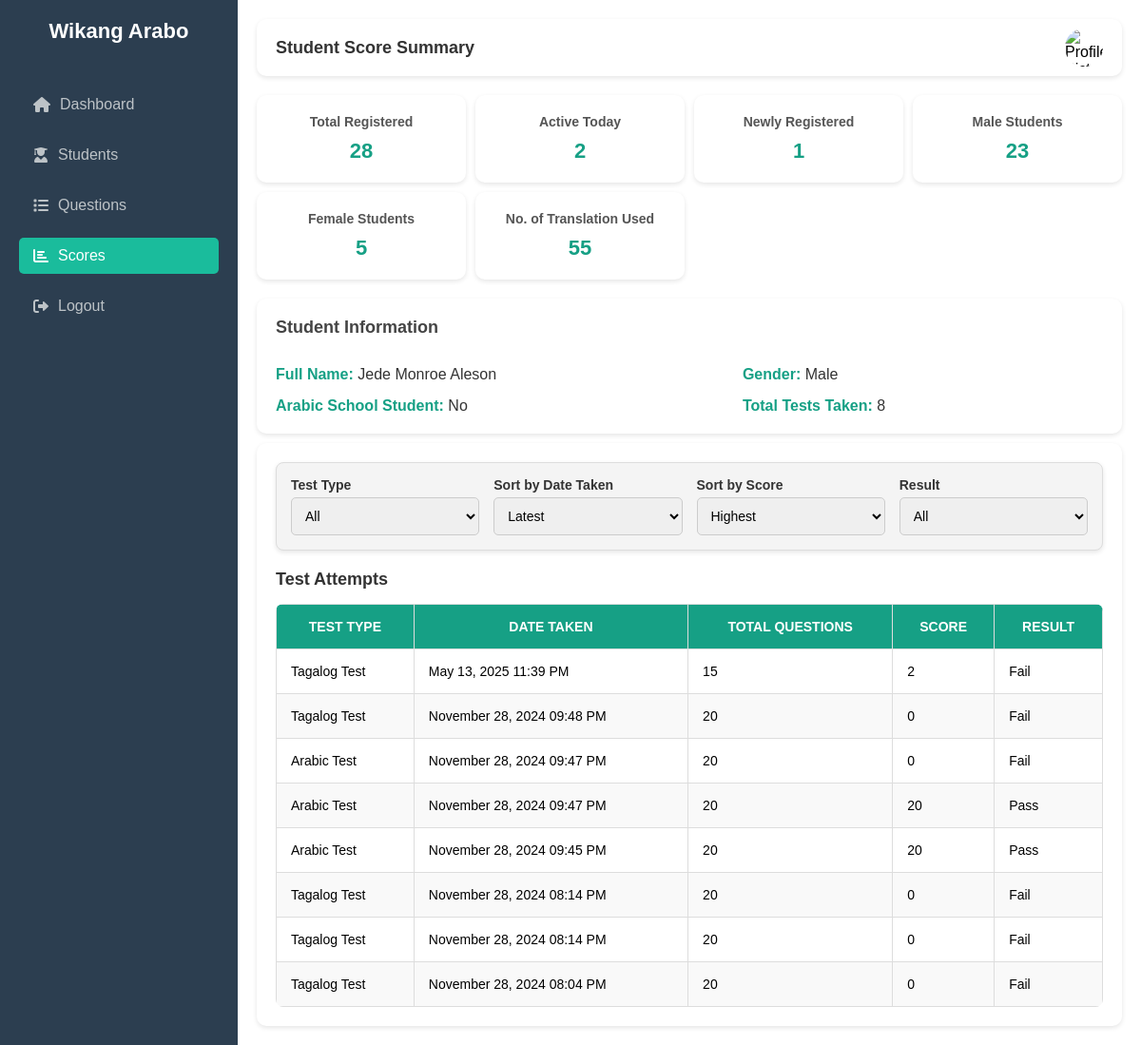
Screenshot of /view_user_tests/27/ (signed in) with the database file from the repository.
### tagarab_translate/models.py (models this page shows, shortened)
class UserProfile(models.Model):
    user = models.OneToOneField(User, on_delete=models.CASCADE)
    first_name = models.CharField(max_length=255, null=True, blank=True)
    middle_name = models.CharField(max_length=255, blank=True, null=True)
    last_name = models.CharField(max_length=255, null=True, blank=True)
    home_address = models.CharField(max_length=255, null=True, blank=True)
    birth_day = models.IntegerField(blank=True, null=True)
    birth_month = models.IntegerField(blank=True, null=True)
    birth_year = models.IntegerField(blank=True, null=True)
    gender = models.CharField(max_length=10, choices=[('male', 'Male'), ('female', 'Female'), ('other', 'Other')], null=True, blank=True)
    is_student = models.BooleanField(default=False, null=True, blank=True)
    has_logged_in = models.BooleanField(default=False, null=True, blank=True)

class AssessmentAttempt(models.Model):
    TEST_TYPE_CHOICES = [
        ('tagalog', 'Tagalog Test'),
        ('arabic', 'Arabic Test'),
    ]
    user = models.ForeignKey(
        settings.AUTH_USER_MODEL,
        on_delete=models.CASCADE,
        related_name="assessment_attempts"
    )
    score = models.IntegerField()
    total_questions = models.IntegerField()
    date_taken = models.DateTimeField(auto_now_add=True)
    test_type = models.CharField(
        max_length=20,
        choices=TEST_TYPE_CHOICES,
        default='tagalog'
    )

### tagarab_translate/views.py (the view)
# urls.py: path('view_user_tests/<int:user_id>/', views.admin_view_user_test, name='view_user_tests'),
@admin_required
def admin_view_user_test(request, user_id):
    user_profile = get_object_or_404(
        UserProfile.objects.select_related('user'),
        user_id=user_id,
        user__is_superuser=False
    )
    user_assessments = user_profile.user.assessment_attempts.all().order_by('-date_taken')
    for assessment in user_assessments:
        assessment.result = "Pass" if assessment.score >= (0.5 * assessment.total_questions) else "Fail"
    start_of_today = timezone.now().replace(hour=0, minute=0, second=0, microsecond=0)
    last_24_hours = timezone.now() - timedelta(hours=24)
    total_registered = UserProfile.objects.filter(user__is_superuser=False).count()
    active_today = UserProfile.objects.filter(
        user__last_login__gte=start_of_today,
        user__is_superuser=False
    ).count()
    newly_registered = UserProfile.objects.filter(
        user__date_joined__gte=last_24_hours,
        user__is_superuser=False
    ).count()
    male_students = UserProfile.objects.filter(gender="male", user__is_superuser=False).count()
    female_students = UserProfile.objects.filter(gender="female", user__is_superuser=False).count()
    total_translations = TranslationHistory.objects.count()
    context = {
        'user_profile': user_profile,
        'user_assessments': user_assessments,
        'total_registered': total_registered,
        'active_today': active_today,
        'newly_registered': newly_registered,
        'male_students': male_students,
        'female_students': female_students,
        'total_translations': total_translations,
    }
    return render(request, 'admin/admin_view_user_test.html', context)

### templates/admin/admin_view_user_test.html (shortened to what this page needs)
{% load static %}
<!DOCTYPE html>
<html lang="en">
<head>
  <link rel="stylesheet" href="https://cdnjs.cloudflare.com/ajax/libs/font-awesome/6.0.0-beta3/css/all.min.css">
  <link rel="stylesheet" href="{% static 'css/admin/admin_view_user_test.css' %}">
</head>
<body>
  <aside class="sidebar">
    <div class="brand">Wikang Arabo</div>
    <ul>
      <li><a href="{% url 'admindashboard' %}"><i class="fas fa-home"></i> Dashboard</a></li>
      <li><a href="{% url 'adminstudent' %}" ><i class="fas fa-user-graduate"></i> Students</a></li>
      <li><a href="{% url 'add_questions' %}" ><i class="fas fa-list"></i> Questions</a> </li>
      <li><a href="{% url 'adminscore' %}" class="active"> <i class="fas fa-chart-bar"></i> Scores</a></li>
      <li><a href="{% url 'admin_logout' %}"><i class="fas fa-sign-out-alt"></i> Logout</a></li>
    </ul>
  </aside>
  <div class="main-content">
    <div class="header">
      <div class="title">Student Score Summary</div>
      <img src="{% static 'images/jdpixel.jpeg ' %}" alt="Profile Picture">
    </div>
    <div class="cards">
      <div class="card">
        <h3>Total Registered</h3>
        <p>{{ total_registered }}</p>
      </div>
      <div class="card">
        <h3>Active Today</h3>
        <p>{{ active_today }}</p>
      </div>
      <div class="card">
        <h3>Newly Registered</h3>
        <p>{{ newly_registered }}</p>
      </div>
      <div class="card">
        <h3>Male Students</h3>
        <p>{{ male_students }}</p>
      </div>
      <div class="card">
        <h3>Female Students</h3>
        <p>{{ female_students }}</p>
      </div>
      <div class="card">
        <h3>No. of Translation Used</h3>
        <p>{{ total_translations }}</p>
      </div>
    </div>
<div class="details-container">
    <div class="details-card">
      <div class="details-heading">Student Information</div>
      <p><span>Full Name:</span> {{ user_profile.first_name }} {{user_profile.middle_name}} {{ user_profile.last_name }}</p>
      <p><span>Gender:</span> {{ user_profile.gender|title }}</p>
      <p><span>Arabic School Student:</span> {{ user_profile.is_student|yesno:"Yes,No"}}</p>
      <p><span>Total Tests Taken:</span> {{ user_assessments|length }}</p>
    </div>
  </div>
  <div class="table-container">
    <div class="filter-container">
        <div class="filter-group">
          <label for="testTypeFilter">Test Type</label>
          <select id="testTypeFilter" onchange="applyFilters()">
            <option value="">All</option>
          </select>
        </div>
        <div class="filter-group">
          <label for="dateFilter">Sort by Date Taken</label>
          <select id="dateFilter" onchange="applyFilters()">
            <option value="latest">Latest</option>
          </select>
        </div>
        <div class="filter-group">
          <label for="scoreFilter">Sort by Score</label>
          <select id="scoreFilter" onchange="applyFilters()">
            <option value="highest">Highest</option>
          </select>
        </div>
        <div class="filter-group">
          <label for="resultFilter">Result</label>
          <select id="resultFilter" onchange="applyFilters()">
            <option value="">All</option>
          </select>
        </div>
      </div>
    <h2>Test Attempts</h2>
    <table class="data-table">
      <thead>
        <tr>
          <th>Test Type</th>
          <th>Date Taken</th>
          <th>Total Questions</th>
          <th>Score</th>
          <th>Result</th>
        </tr>
      </thead>
      <tbody>
        {% for assessment in user_assessments %}
        <tr>
          <td>{{ assessment.get_test_type_display }}</td>
          <td>{{ assessment.date_taken|date:"F d, Y h:i A" }}</td>
          <td>{{ assessment.total_questions }}</td>
          <td>{{ assessment.score }}</td>
          <td>{{ assessment.result }}</td>
        </tr>
        {% empty %}
        <tr>
          <td colspan="5">No test attempts available.</td>
        </tr>
        {% endfor %}
      </tbody>
    </table>
  </div>
</body>
</html>

### tagarab_translate/static/css/admin/admin_view_user_test.css (style rules this page uses)
* { margin: 0; padding: 0; box-sizing: border-box; }
body { font-family: 'Arial', sans-serif; display: flex; flex-direction: column; height: 100vh; overflow: hidden; }
.sidebar { width: 250px; background-color: #2c3e50; color: #fff; height: 100vh; display: flex; flex-direction: column; padding: 20px; position: fixed; }
.sidebar .brand { font-size: 22px; font-weight: bold; text-align: center; margin-bottom: 30px; }
.sidebar ul { list-style: none; padding: 0; flex: 1; }
.sidebar ul li { margin: 15px 0; }
.sidebar ul li a { text-decoration: none; color: #bdc3c7; display: flex; align-items: center; gap: 10px; padding: 10px 15px; border-radius: 5px; transition: background-color 0.3s ease; }
.sidebar ul li a.active { background-color: #1abc9c; color: #fff; }
.main-content { flex: 1; margin-left: 250px; display: flex; flex-direction: column; padding: 20px; overflow-y: auto; scrollbar-width: thin; scrollbar-color: #ccc #f9f9f9; }
.header { display: flex; justify-content: space-between; align-items: center; background-color: #fff; padding: 10px 20px; border-radius: 10px; box-shadow: 0 2px 5px rgba(0, 0, 0, 0.1); margin-bottom: 20px; }
.header .title { font-size: 18px; font-weight: bold; color: #333; }
.header img { width: 40px; height: 40px; border-radius: 50%; }
.cards { display: grid; grid-template-columns: repeat(auto-fit, minmax(200px, 1fr)); gap: 10px; }
.card { background: #fff; padding: 20px; border-radius: 10px; box-shadow: 0 2px 5px rgba(0, 0, 0, 0.1); text-align: center; transition: transform 0.2s ease, background-color 0.2s ease; }
.card h3 { font-size: 14px; color: #555; margin-bottom: 10px; }
.card p { font-size: 22px; font-weight: bold; color: #16a085; }
.details-container { background-color: #fff; border-radius: 10px; box-shadow: 0 2px 5px rgba(0, 0, 0, 0.1); padding: 20px; margin-top: 20px; display: flex; flex-wrap: wrap; justify-content: space-between; align-items: center; }
.details-card { flex: 1; display: grid; grid-template-columns: repeat(2, minmax(150px, auto)); gap: 15px 30px; }
.details-card p { margin: 0; color: #333; font-size: 16px; }
.details-card p span { font-weight: bold; color: #16a085; }
.details-heading { font-size: 18px; font-weight: bold; margin-bottom: 15px; color: #444; grid-column: span 2; }
.filter-container { display: flex; flex-wrap: wrap; justify-content: flex-start; align-items: center; gap: 15px; margin-bottom: 20px; padding: 15px; background-color: #f4f4f4; border: 1px solid #ddd; border-radius: 8px; box-shadow: 0 2px 5px rgba(0, 0, 0, 0.1); }
.filter-group { display: flex; flex-direction: column; min-width: 150px; flex: 1; }
.filter-group label { font-weight: bold; font-size: 14px; margin-bottom: 5px; color: #333; }
.filter-group input[type="text"], .filter-group select { padding: 10px; font-size: 14px; border: 1px solid #ccc; border-radius: 5px; width: 100%; }
.filter-group select { cursor: pointer; }
.table-container { margin-top: 10px; padding: 20px; background: #fff; border-radius: 10px; box-shadow: 0 2px 5px rgba(0, 0, 0, 0.1); }
.table-container h2 { font-size: 18px; margin-bottom: 15px; color: #333; }
.data-table { width: 100%; border-collapse: collapse; background: #fff; border-radius: 8px; overflow: hidden; }
.data-table th, .data-table td { padding: 15px; border: 1px solid #ddd; font-size: 14px; }
.data-table th { background-color: #16a085; color: #fff; text-transform: uppercase; }
.data-table tbody tr:nth-child(even) { background-color: #f9f9f9; }
.data-table tbody td { vertical-align: middle; }

### rows the page displays
UserProfile: first_name "Jede", middle_name "Monroe", last_name "Aleson", gender "Male", is_student "No"
AssessmentAttempt: test_type "Tagalog Test", date_taken "May 13, 2025 11:39 PM", total_questions "15", score "2", result "Fail"
AssessmentAttempt: test_type "Tagalog Test", date_taken "November 28, 2024 09:48 PM", total_questions "20", score "0", result "Fail"
AssessmentAttempt: test_type "Arabic Test", date_taken "November 28, 2024 09:47 PM", total_questions "20", score "0", result "Fail"
AssessmentAttempt: test_type "Arabic Test", date_taken "November 28, 2024 09:47 PM", total_questions "20", score "20", result "Pass"
AssessmentAttempt: test_type "Arabic Test", date_taken "November 28, 2024 09:45 PM", total_questions "20", score "20", result "Pass"
AssessmentAttempt: test_type "Tagalog Test", date_taken "November 28, 2024 08:14 PM", total_questions "20", score "0", result "Fail"
AssessmentAttempt: test_type "Tagalog Test", date_taken "November 28, 2024 08:14 PM", total_questions "20", score "0", result "Fail"
AssessmentAttempt: test_type "Tagalog Test", date_taken "November 28, 2024 08:04 PM", total_questions "20", score "0", result "Fail"

### other values shown
{{ total_registered }} "28"
{{ active_today }} "2"
{{ newly_registered }} "1"
{{ male_students }} "23"
{{ female_students }} "5"
{{ total_translations }} "55"
{{ user_assessments|length }} "8"
